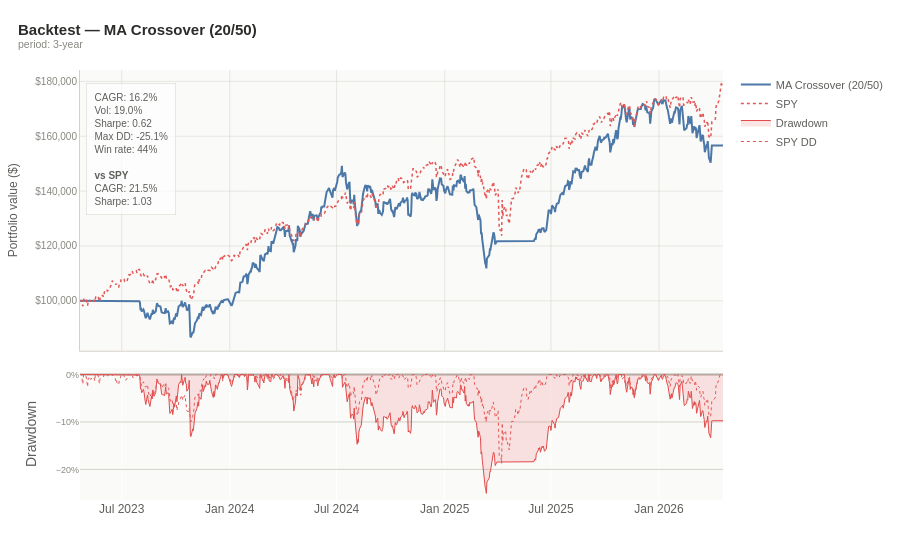

Notebook cell for this chart:
### Code cell
# run a strategy
result = backtest.run(quant, symbols,
    strategy=backtest.ma_crossover(fast=20, slow=50),
    period="3y",
    rebalance="monthly",
    transaction_cost_bps=10,
    benchmark="SPY")

print(result)                   # readable summary
print(result.metrics_df())      # vs benchmark table

plots.backtest(result).show()

### Figure 1 — Plotly figure (JSON) as saved in the notebook; plotly's stock layout.template omitted (floating-point values rounded to 4 significant figures; data arrays with more than 128 entries replaced by an {"elided": "..."} marker saying what was removed)
{"data": [{"hovertemplate": "%{x|%Y-%m-%d}<br>MA Crossover (20/50): %{y:$,.0f}<extra></extra>", "line": {"color": "#4C78A8", "width": 2}, "mode": "lines", "name": "MA Crossover (20/50)", "x": {"elided": "751 str values"}, "y": {"elided": "751 float values"}, "type": "scatter", "xaxis": "x", "yaxis": "y"}, {"hovertemplate": "%{x|%Y-%m-%d}<br>SPY: %{y:$,.0f}<extra></extra>", "line": {"color": "#E45756", "dash": "dot", "width": 1.5}, "mode": "lines", "name": "SPY", "x": {"elided": "751 str values"}, "y": {"elided": "751 float values"}, "type": "scatter", "xaxis": "x", "yaxis": "y"}, {"fill": "tozeroy", "fillcolor": "rgba(226,75,74,0.15)", "hovertemplate": "%{x|%Y-%m-%d}<br>Drawdown: %{y:.1%}<extra></extra>", "line": {"color": "#E24B4A", "width": 1}, "mode": "lines", "name": "Drawdown", "x": {"elided": "751 str values"}, "y": {"elided": "751 float values"}, "type": "scatter", "xaxis": "x2", "yaxis": "y2"}, {"hovertemplate": "%{x|%Y-%m-%d}<br>DD: %{y:.1%}<extra></extra>", "line": {"color": "#E45756", "dash": "dot", "width": 1}, "mode": "lines", "name": "SPY DD", "x": {"elided": "751 str values"}, "y": {"elided": "751 float values"}, "type": "scatter", "xaxis": "x2", "yaxis": "y2"}], "layout": {"xaxis": {"anchor": "y", "domain": [0.0, 1.0], "matches": "x2", "showticklabels": false, "tickfont": {"size": 10, "color": "#888780"}, "title": {"font": {"size": 12, "color": "#5F5E5A"}}, "gridcolor": "#D3D1C7", "gridwidth": 0.5, "linecolor": "#D3D1C7", "zerolinecolor": "#B4B2A9", "type": "date", "tickformat": "%b %Y"}, "yaxis": {"anchor": "x", "domain": [0.3472, 1.0], "title": {"text": "Portfolio value ($)", "font": {"size": 12, "color": "#5F5E5A"}}, "tickfont": {"size": 10, "color": "#888780"}, "tickformat": "$,.0f", "gridcolor": "#D3D1C7", "zerolinecolor": "#B4B2A9", "gridwidth": 0.5, "linecolor": "#D3D1C7"}, "xaxis2": {"anchor": "y2", "domain": [0.0, 1.0], "type": "date", "tickformat": "%b %Y"}, "yaxis2": {"anchor": "x2", "domain": [0.0, 0.3072], "title": {"text": "Drawdown"}, "tickfont": {"size": 9, "color": "#888780"}, "tickformat": ".0%", "gridcolor": "#D3D1C7", "zerolinecolor": "#B4B2A9"}, "annotations": [{"align": "left", "bgcolor": "rgba(255,255,255,0.7)", "bordercolor": "#D3D1C7", "borderpad": 8, "borderwidth": 0.5, "font": {"color": "#5F5E5A", "size": 10}, "showarrow": false, "text": "CAGR: 16.2%<br>Vol: 19.0%<br>Sharpe: 0.62<br>Max DD: -25.1%<br>Win rate: 44%<br><br><b>vs SPY</b><br>CAGR: 21.5%<br>Sharpe: 1.03", "x": 0.01, "xref": "paper", "y": 0.97, "yref": "paper"}], "font": {"family": "sans-serif", "color": "#5F5E5A", "size": 12}, "hoverlabel": {"font": {"size": 12}, "bgcolor": "white"}, "margin": {"l": 60, "r": 40, "t": 70, "b": 60}, "legend": {"font": {"size": 11}, "bgcolor": "rgba(0,0,0,0)", "borderwidth": 0}, "title": {"font": {"size": 15, "color": "#2C2C2A"}, "text": "<b>Backtest — MA Crossover (20/50)</b><br><sup style='color:#888780'>period: 3-year</sup>", "x": 0.02}, "paper_bgcolor": "rgba(0,0,0,0)", "plot_bgcolor": "#FAFAF9", "hovermode": "x unified"}}
